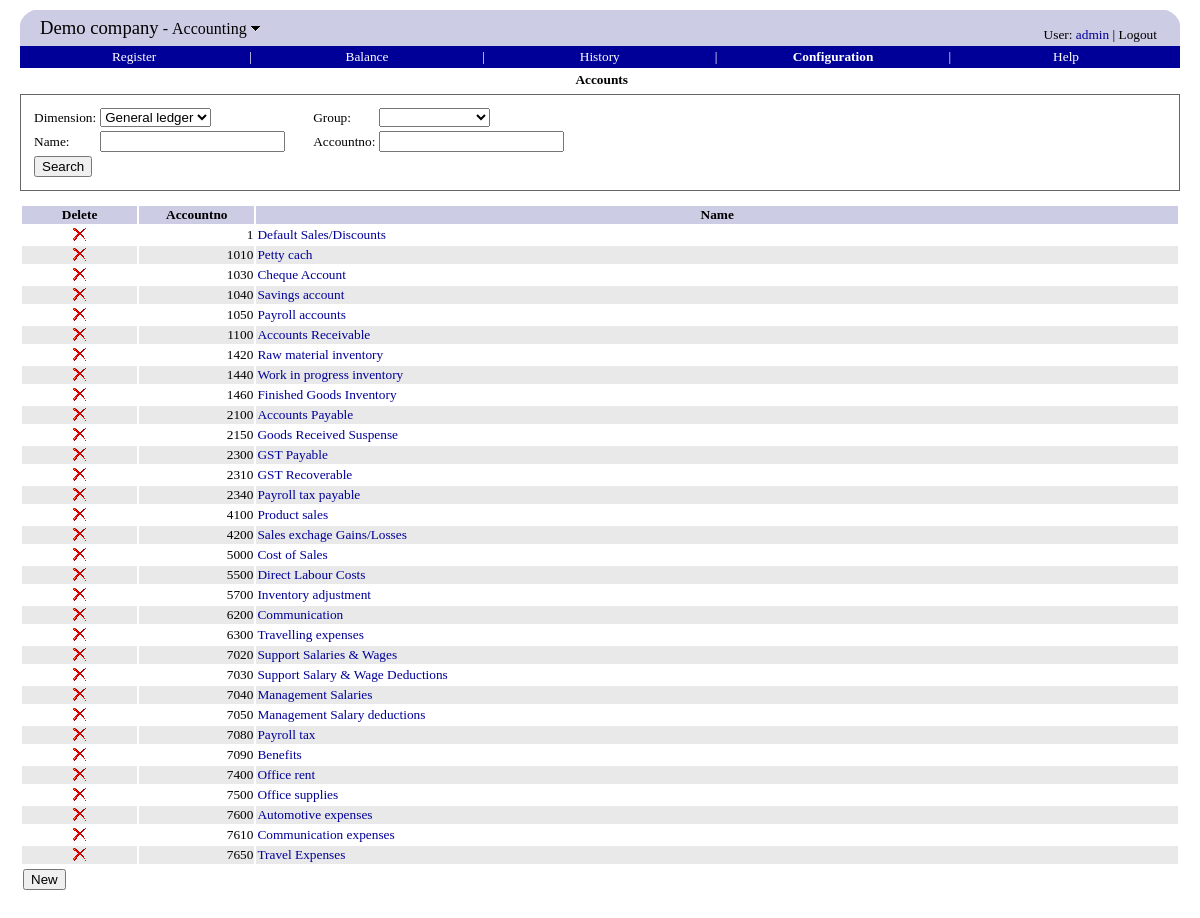
The app's page /accounting/accounts.php (signed in) with its own data.
### tables this page shows
CREATE TABLE `companyinfo` (
  `companyname` varchar(80) default NULL,
  `vatnumber` varchar(32) default NULL,
  `streetaddress` varchar(128) default NULL,
  `city` varchar(32) default NULL,
  `zipcode` varchar(20) default NULL,
  `email` varchar(80) default NULL
);

CREATE TABLE account (
	dimid integer unsigned not null default '1',
	accountid int(10) unsigned NOT NULL,
	name varchar(45) NOT NULL,
	PRIMARY KEY  (dimid, accountid)
);

### include/database.inc.php (called while the page is built, shortened)
<?php
function query($sql)
{
	$q = mysql_query($sql);
	$err = mysql_error();
	return $q;
}
function fetch_array($query)
{
	return mysql_fetch_array($query);
}
function fetch_object($query)
{
	return mysql_fetch_object($query);
}
function findValue($sql, $default = null)
{
    $rs = query($sql);
    $row = fetch_array($rs);
    return $row[0];
}
?>

### accounting/accounts.php (the view, shortened to what this page needs)
<?php
	include('include.php');
    $name = getParam('name');
    $accountid = getParam('accountid');
    $groupid = getParam('groupid');
    $dimid = getParam('dimid', 1);
	$selectSQL = "
	select
	    a.accountid,
	    name
	from account a ";
	$selectSQL .= " where name like '$name%' and a.dimid=$dimid
	                and a.accountid like '$accountid%'";
	$groups = rs2array(query("select groupid, description from accountgroup"));
	$dims = rs2array(query("select dimid, name from dimension"));
?>
<head>
</head>
<body>
<?php menubar("configuration.php") ?>
<?php title(tr("Accounts")) ?>
<form action="accounts.php" method="GET">
<div class="border">
<table>
<tr>
	<td><?php etr("Dimension") ?>:</td>
	<td><?php combobox("dimid", $dims, $dimid, false) ?></td>
	<td width=20/>
	<td><?php etr("Group") ?>:</td>
	<td><?php combobox('groupid', $groups, $groupid, true) ?></td>
</tr>
<tr>
	<td><?php etr("Name") ?>:</td>
	<td><?php textbox("name", $name) ?></td>
	<td width=20/>
	<td><?php etr("Accountno") ?>:</td>
	<td><?php textbox("accountid", $accountid) ?></td>
</tr>
<tr><td><?php searchButton() ?></td></tr>
</table>
</div>
</form>
<form action="accounts.php" method=POST>
<table width='100%'>
<th width="10%"><?php etr("Delete") ?></th>
<th width="10%"><?php etr("Accountno") ?></th>
<th width="80%"><?php etr("Name") ?></th>
<?php
    $rs = query($selectSQL);
    $class = "odd";
    while ($row = fetch_object($rs)) {
        echo "<tr class='$class'>";
		deleteColumn("accounts.php?del_accountid=$row->accountid");
        echo "<td align=right>$row->accountid</td>";
        echo "<td><a href='account.php?dimid=$dimid&accountid=$row->accountid'>$row->name</a></td>";
        echo "</tr>";
        $class = ($class == "odd" ? "even" : "odd");
    }
?>
</table>
<table>
<tr>
<td><?php newButton("account.php?dimid=$dimid") ?></td>
</tr>
</table>
</form>
</body>

### include/therp_include.php (shortened to what this page needs)
<?php
include('standard_include.php');
function top0($module = null)
{
	echo "<table cellpadding=0 cellspacing=0 width='100%' border=0>";
	echo "<tr>";
	echo "<td width=20><img src='../images/tl.png'></td>";
	echo "<td rowspan=2 bgColor='#CCCCE5'>";
	$title = tr("Switch module");
	$thERP = findValue("select companyname from companyinfo");
	echo "<span style='font-size: 14pt;'>";
	echo "<a class=logo href='../common/modules.php' title='$title'>$thERP</a></span>";
	if ($module != null) {
		echo "<span style='font-size: 12pt;'>&nbsp;-&nbsp;";
		$onMouseOver = "document.getElementById(\"down\").src=\"../images/down_hover.gif\"";
		$onMouseOut = "document.getElementById(\"down\").src=\"../images/down.gif\"";
		echo "<a class=logo href='../common/modules.php' title='$title' ";
		echo "onMouseOver='$onMouseOver' onMouseOut='$onMouseOut'>";
		echo tr($module);
		echo "&nbsp;<img id=down src='../images/down.gif' border=0 style='position: relative; top: -2'>";
		echo "</a>";
		echo "</span>";
	}
	echo "</td>";
	echo "<td align=right valign=bottom rowspan=2 bgColor='#CCCCE5' style='padding: 3'>";
	echo "<span class=username>";
	$href = '../payroll/selfservice_settings.php';
	echo tr("User") . ": <a href='$href'>" . getUser() . "</a> | <a href='../common/modules.php?logout=true' class=logo>";
	echo tr("Logout") . "</a>";
	echo "</span>\n";
	echo "</td>";
	echo "<td width=20><img src='../images/tr.png'></td>";
	echo "</tr>";
	echo "<tr bgColor='#CCCCE5'>";
	echo "<td>&nbsp;</td>";
	echo "<td>&nbsp;</td>";
	echo "</tr>";
	echo "</table>\n";
}
function menu($href, $text, $width, $hasNext, $currentHref)
{
	$current = $href == $currentHref;
	$class = $current ? 'menubar_current' : 'menubar';
	echo "<td width='$width%' align='center'><a class=$class href='$href'>" . tr($text) . "</a></td>\n";
	if ($hasNext)
		echo "<td>|</td>";
}
?>

### include/standard_include.php (shortened to what this page needs)
<?php
include('database.inc.php');
function isEmpty($str)
{
	return (strlen(trim($str)) == 0) || ($str == "null");
}
function getParam($name, $default = null)
{
	if (array_key_exists($name, $_REQUEST)) {
		$param = $_REQUEST[$name];
		if ($default != null && isEmpty($param)) {
			return $default;
		}
		return $param;
	} else
		return $default;
}
function button($caption, $name, $url = null, $accesskey = null)
{
	$caption = tr($caption);
    $type = "submit";
    if ($url != null)
        $type = "button";
    echo "<input type=$type value='$caption' name='$name' ";
    if ($url != null)
        echo "onClick=\"window.location.href='$url'\"";
	if ($accesskey != null)
		echo "accesskey='$accesskey'";
    echo "/>";
}
function newButton($url = null)
{
    return button("New", "new", $url);
}
function searchButton()
{
    return button("Search", "search", null);
}
function textbox($name, $value = null, $size = null, $mandatory = false)
{
    echo "<input type='text' ";
    echo "name=$name ";
    echo "value='$value' ";
    if ($size != null)
        echo "size='$size' ";
    if ($size == null)
    	$size = 20;
    if (array_key_exists('readonly', $_REQUEST))
    	echo "onKeyPress='return false;' ";
    else
    	echo "onKeyPress='return checkLength(event, this.value, $size)' ";
    echo ">";
}
function comboBox($name, $data, $selectedValue, $allowNull, $onChange = null)
{
	$onChange = $onChange == null ? '' : "onChange='$onChange'";
    echo "<select name='$name' $onChange ";
    if (array_key_exists('readonly', $_REQUEST))
    	echo "disabled=true ";
    echo ">\n";
    if ($allowNull)
        echo "<option></option>\n";
    for ($j=0; $j < count($data); $j++) {
        $option = $data[$j];
		if (count($option) > 2)
			$label = $option[1].' - '.$option[2];
		else if (count($option) > 1)
			$label = $option[1];
		else
			$label = $option[0];        echo "<option value='$option[0]' ";
        if ($option[0] == $selectedValue)
            echo "selected";
        echo ">$label</option>\n";    }
    echo "</select>\n";
}
function deleteIcon($href)
{
	echo "<a href='$href'>";
	image("delete.png");
	echo "</a>";
}
function deleteColumn($href)
{
	echo "<td align=center>";
	deleteIcon($href);
	echo "</td>";
}
function image($name)
{
	echo "<img src='../images/$name' border=0/>";
}
function getUser()
{
	return $_SESSION['username'];
}
function title($title)
{
	echo "<center>";
	echo "<table cellspacing='0' cellspacing='5'>";
	echo "<tr height='3'/>";
	echo "<tr class='title'>";
	echo "<td class=title>&nbsp;$title</td>";
	echo "</tr>";
	echo "<tr height='5'/>";
	echo "</table>";
	echo "</center>\n";
}
function tr($text)
{
	if (!defined($text))
		return $text;
	return constant($text);
}
function etr($text)
{
	echo tr($text);
}
?>

### include/therp.css (style rules this page uses)
BODY { margin-left: 20; margin-right: 20; margin-top: 10; margin-bottom: 40; font-family: verdana; font-size: 10pt; }
TH { font-family: verdana; font-size: 10pt; background-color: #CCCCE5; font-weight: bold; }
TD { font-family: verdana; font-size: 10pt; }
TR.even { background-color: #E9E9E9; }
A { text-decoration: none; color: #000099; }
.menubar { background-color: #000099; color: white; text-decoration: none; font-weight: normal; }
.menubar_current { color: white; text-decoration: none; font-weight: bold; }
.title { color: black; font-weight: bold; }
A.logo { text-decoration: none; color: black; }
.border { border: 1px solid #666; padding: 10; }
.username { font-size: 10pt; }

### records on screen
companyinfo: companyname "Demo company"
account: accountid "1", name "Default Sales/Discounts"
account: accountid "1010", name "Petty cach"
account: accountid "1030", name "Cheque Account"
account: accountid "1040", name "Savings account"
account: accountid "1050", name "Payroll accounts"
account: accountid "1100", name "Accounts Receivable"
account: accountid "1420", name "Raw material inventory"
account: accountid "1440", name "Work in progress inventory"
account: accountid "1460", name "Finished Goods Inventory"
account: accountid "2100", name "Accounts Payable"
account: accountid "2150", name "Goods Received Suspense"
account: accountid "2300", name "GST Payable"
account: accountid "2310", name "GST Recoverable"
account: accountid "2340", name "Payroll tax payable"
account: accountid "4100", name "Product sales"
account: accountid "4200", name "Sales exchage Gains/Losses"
account: accountid "5000", name "Cost of Sales"
account: accountid "5500", name "Direct Labour Costs"
account: accountid "5700", name "Inventory adjustment"
account: accountid "6200", name "Communication"
account: accountid "6300", name "Travelling expenses"
account: accountid "7020", name "Support Salaries & Wages"
account: accountid "7030", name "Support Salary & Wage Deductions"
account: accountid "7040", name "Management Salaries"
account: accountid "7050", name "Management Salary deductions"
account: accountid "7080", name "Payroll tax"
account: accountid "7090", name "Benefits"
account: accountid "7400", name "Office rent"
account: accountid "7500", name "Office supplies"
account: accountid "7600", name "Automotive expenses"
account: accountid "7610", name "Communication expenses"
account: accountid "7650", name "Travel Expenses"

### other values on screen
tr($module) "Accounting"
tr("User") "User"
getUser() "admin"
tr("Logout") "Logout"
tr($text) "Register Balance History Configuration Help"
$title "Accounts"
tr($text) "Dimension Group Name Accountno Delete Accountno Name"
form field dimid "General ledger"
